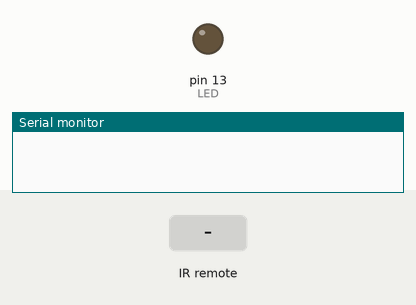
Recording of a sketch running on a simulated Arduino Uno, built with avr-gcc and run on an emulated ATmega328P. On the bench: output pins drawn as LEDs (lit = HIGH), the last lines printed to the serial monitor. The test bench sets the inputs (shaded band).

Above: at 1.2 s.
1.3 s: infrared code 0xFF30CF received
At 2.7 s:
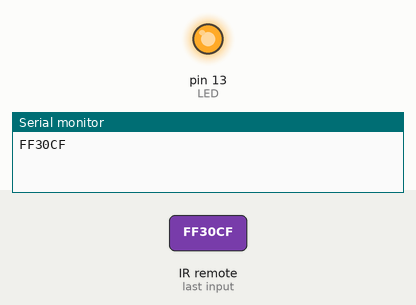
Timing chart, 0 to 4.3 s (numbered marks = the images above; inputs shaded):
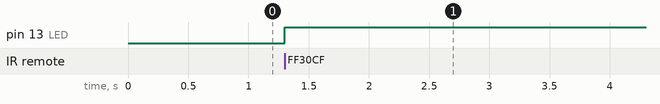

Measured:
- after the input at 1.3 s, pin 13 (LED): LOW → HIGH at once

The sketch:

inflarojos.ino
```cpp
// Arduino code to read IR (inflarojo) recptor
// using the IRremote library
#include <IRremote.h>

/* Pin de recepción de señal infrarroja */
#define RECV_PIN 11

/* Pin del LED */
#define LED 13

IRrecv irrecv(RECV_PIN);
decode_results results;

void setup() {
  pinMode(LED, OUTPUT);         // Inicializa el LED como salida
  Serial.begin(9600);           // Inicializa el monitor serial
  irrecv.enableIRIn();          // Inicia el receptor IR
}

void loop() {
  if (irrecv.decode(&results)) {
    int state = LOW;

    // Cambia el valor recibido por el código de tu control IR
    if (results.value == 0xFF30CF) {  // Ejemplo: botón "1"
      state = HIGH;
    }

    digitalWrite(LED, state);        // Enciende o apaga el LED
    Serial.println(results.value, HEX); // Muestra el código en hexadecimal

    irrecv.resume();                 // Espera la próxima señal
  }
}
```
